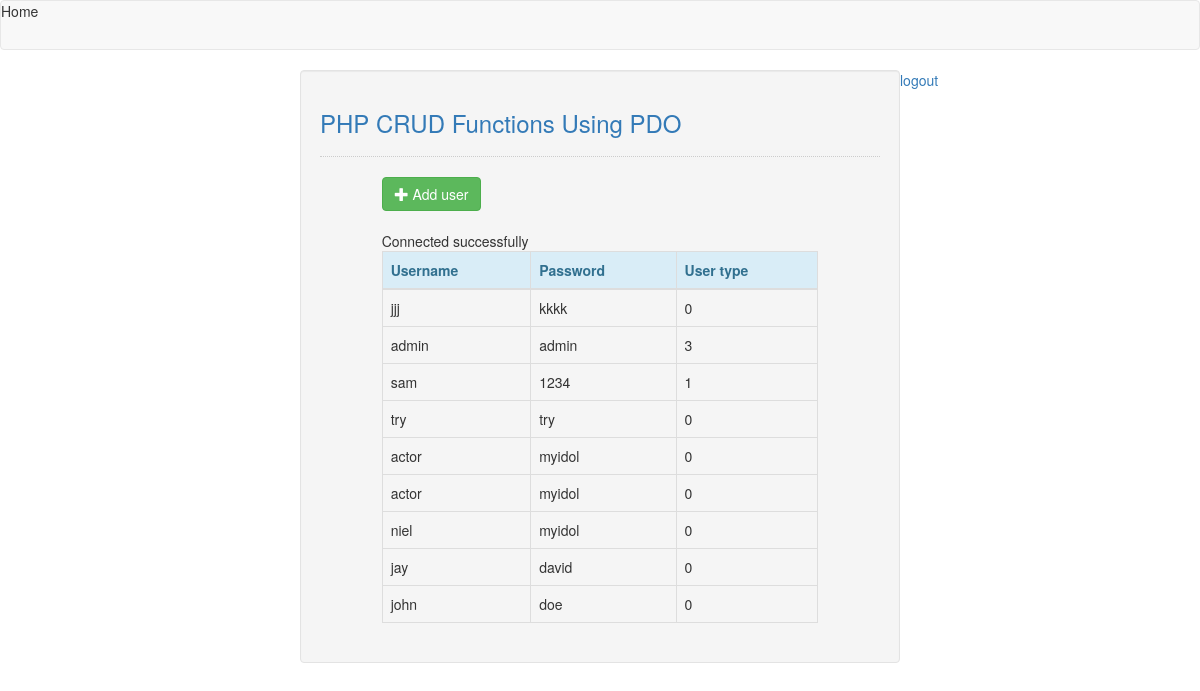
The page / on the database its author committed.
### tables this page shows
CREATE TABLE `users` (
  `userid` int(10) NOT NULL,
  `username` varchar(20) NOT NULL,
  `password` varchar(20) NOT NULL,
  `usertype` int(10) NOT NULL
);

### index.php (the view, shortened to what this page needs)
<!DOCTYPE html>
<html lang="en">
	<head>
		<link rel="stylesheet" type="text/css" href="css/bootstrap.css">
	</head>
<body>
<nav class="navbar navbar-default">
	Home
</nav>
<div class="col-md-3"></div>
<div class="col-md-6 well">
	<h3 class="text-primary">PHP CRUD Functions Using PDO</h3>
	<hr style="border-top:1px dotted #ccc;" />
	<div class="col-md-1"></div>
	<div class="col-md-10">
		<button class="btn btn-success" type="button" data-toggle="modal" data-target="#form_modal"><span class="glyphicon glyphicon-plus"></span> Add user</button>
		<br /><br />
		<table class="table table-bordered">
			<thead class="alert-info">
				<tr>
					<th>Username</th>
					<th>Password</th>
					<th>User type</th>
				</tr>
			</thead>
			<tbody>
				<?php
					require 'connection.php';
					$query = $conn->prepare("SELECT * FROM `users` ORDER BY `userid` DESC");
					$query->execute();
					while($fetch = $query->fetch()){
				?>
					<tr>
						<td><?php echo $fetch['username']?></td>
						<td><?php echo $fetch['password']?></td>
						<td><?php echo $fetch['usertype']?></td>
					</tr>
				<?php
					}
				?>
			</tbody>
		</table>
	</div>
</div>
<a href="logout.php">logout</a>
</body>
</html>

### rows shown on the page
users: username "jjj", password "kkkk", usertype "0"
users: username "admin", password "admin", usertype "3"
users: username "sam", password "1234", usertype "1"
users: username "try", password "try", usertype "0"
users: username "actor", password "myidol", usertype "0"
users: username "actor", password "myidol", usertype "0"
users: username "niel", password "myidol", usertype "0"
users: username "jay", password "david", usertype "0"
users: username "john", password "doe", usertype "0"
